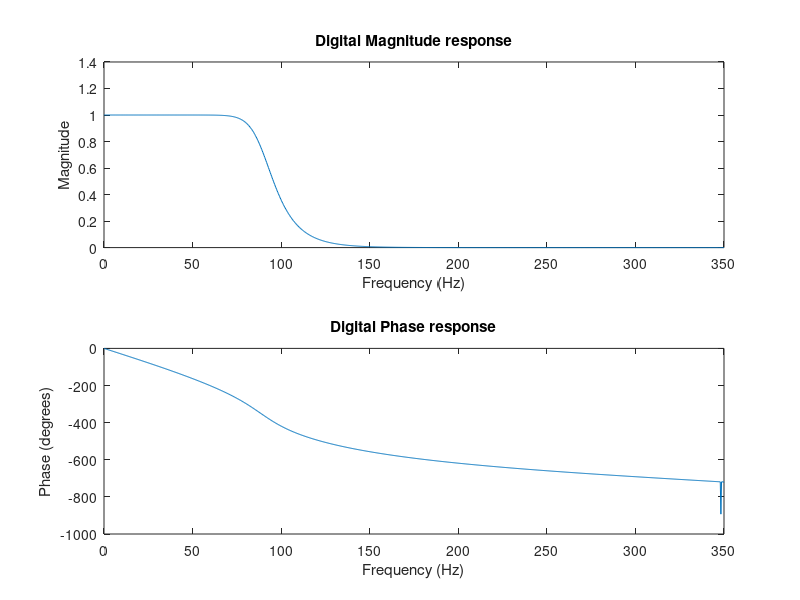

This figure's MATLAB source:
clc; clear all; close all;

fs = 700;        


[b,a] = butter(8, 90/(fs/2), 'low');  

f = linspace(0, fs/2, 1000).';    % frequency axis in Hz
[h,wout] = freqz(b,a,f,fs);    

figure;
subplot(2,1,1);
plot(wout, abs(h));
xlabel('Frequency (Hz)');
ylabel('Magnitude');
title('Digital Magnitude response');

subplot(2,1,2);
plot(wout, unwrap(angle(h))*180/pi);
xlabel('Frequency (Hz)');
ylabel('Phase (degrees)');
title('Digital Phase response');
